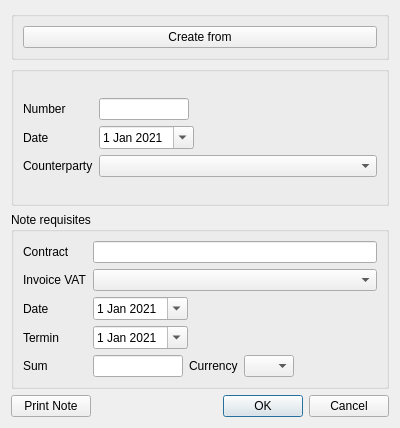
<?xml version="1.0" encoding="UTF-8"?>
<ui version="4.0">
 <class>TheNoteForm</class>
 <widget class="QWidget" name="TheNoteForm">
  <property name="geometry">
   <rect>
    <x>0</x>
    <y>0</y>
    <width>400</width>
    <height>428</height>
   </rect>
  </property>
  <property name="minimumSize">
   <size>
    <width>400</width>
    <height>0</height>
   </size>
  </property>
  <property name="windowTitle">
   <string>Nota</string>
  </property>
  <layout class="QGridLayout" name="gridLayout_2">
   <item row="0" column="0">
    <layout class="QVBoxLayout" name="verticalLayout">
     <item>
      <widget class="QGroupBox" name="groupBox">
       <property name="sizePolicy">
        <sizepolicy hsizetype="Preferred" vsizetype="Maximum">
         <horstretch>0</horstretch>
         <verstretch>0</verstretch>
        </sizepolicy>
       </property>
       <property name="title">
        <string/>
       </property>
       <layout class="QGridLayout" name="gridLayout_3">
        <item row="0" column="0">
         <widget class="QPushButton" name="pushButton">
          <property name="text">
           <string>Create from</string>
          </property>
         </widget>
        </item>
       </layout>
      </widget>
     </item>
     <item>
      <widget class="QGroupBox" name="groupBox_3">
       <property name="title">
        <string/>
       </property>
       <layout class="QGridLayout" name="gridLayout_6">
        <item row="0" column="0">
         <layout class="QGridLayout" name="gridLayout">
          <item row="1" column="1">
           <widget class="QLineEdit" name="lineEditID">
            <property name="maximumSize">
             <size>
              <width>90</width>
              <height>16777215</height>
             </size>
            </property>
           </widget>
          </item>
          <item row="3" column="0">
           <widget class="QLabel" name="label_3">
            <property name="text">
             <string>Counterparty</string>
            </property>
           </widget>
          </item>
          <item row="1" column="0">
           <widget class="QLabel" name="label">
            <property name="text">
             <string>Number</string>
            </property>
           </widget>
          </item>
          <item row="2" column="0">
           <widget class="QLabel" name="label_2">
            <property name="text">
             <string>Date</string>
            </property>
           </widget>
          </item>
          <item row="3" column="1">
           <widget class="QComboBox" name="comboBoxContactor"/>
          </item>
          <item row="2" column="1">
           <layout class="QHBoxLayout" name="horizontalLayout_5">
            <item>
             <widget class="QDateEdit" name="dateEditDate">
              <property name="minimumSize">
               <size>
                <width>90</width>
                <height>0</height>
               </size>
              </property>
              <property name="calendarPopup">
               <bool>true</bool>
              </property>
              <property name="date">
               <date>
                <year>2021</year>
                <month>1</month>
                <day>1</day>
               </date>
              </property>
             </widget>
            </item>
            <item>
             <spacer name="horizontalSpacer_3">
              <property name="orientation">
               <enum>Qt::Horizontal</enum>
              </property>
              <property name="sizeHint" stdset="0">
               <size>
                <width>40</width>
                <height>20</height>
               </size>
              </property>
             </spacer>
            </item>
           </layout>
          </item>
         </layout>
        </item>
       </layout>
      </widget>
     </item>
     <item>
      <widget class="QGroupBox" name="groupBox_2">
       <property name="title">
        <string>Note requisites</string>
       </property>
       <layout class="QGridLayout" name="gridLayout_5">
        <item row="0" column="0">
         <layout class="QGridLayout" name="gridLayout_4">
          <item row="2" column="0">
           <widget class="QLabel" name="label_6">
            <property name="text">
             <string>Date</string>
            </property>
           </widget>
          </item>
          <item row="0" column="0">
           <widget class="QLabel" name="label_4">
            <property name="text">
             <string>Contract</string>
            </property>
           </widget>
          </item>
          <item row="1" column="1">
           <widget class="QComboBox" name="comboBoxInvoiceVat"/>
          </item>
          <item row="0" column="1">
           <widget class="QLineEdit" name="lineEditContract"/>
          </item>
          <item row="3" column="0">
           <widget class="QLabel" name="label_7">
            <property name="text">
             <string>Termin</string>
            </property>
           </widget>
          </item>
          <item row="1" column="0">
           <widget class="QLabel" name="label_5">
            <property name="text">
             <string>Invoice VAT</string>
            </property>
           </widget>
          </item>
          <item row="4" column="0">
           <widget class="QLabel" name="label_8">
            <property name="text">
             <string>Sum</string>
            </property>
           </widget>
          </item>
          <item row="4" column="1">
           <layout class="QHBoxLayout" name="horizontalLayout_2">
            <item>
             <widget class="QLineEdit" name="lineEditSum">
              <property name="maximumSize">
               <size>
                <width>90</width>
                <height>16777215</height>
               </size>
              </property>
             </widget>
            </item>
            <item>
             <widget class="QLabel" name="label_9">
              <property name="text">
               <string>Currency</string>
              </property>
             </widget>
            </item>
            <item>
             <widget class="QComboBox" name="comboBoxCurrency">
              <property name="maximumSize">
               <size>
                <width>50</width>
                <height>16777215</height>
               </size>
              </property>
             </widget>
            </item>
            <item>
             <spacer name="horizontalSpacer_4">
              <property name="orientation">
               <enum>Qt::Horizontal</enum>
              </property>
              <property name="sizeHint" stdset="0">
               <size>
                <width>40</width>
                <height>20</height>
               </size>
              </property>
             </spacer>
            </item>
           </layout>
          </item>
          <item row="2" column="1">
           <layout class="QHBoxLayout" name="horizontalLayout">
            <item>
             <widget class="QDateEdit" name="dateEditDateRequisites">
              <property name="minimumSize">
               <size>
                <width>90</width>
                <height>0</height>
               </size>
              </property>
              <property name="calendarPopup">
               <bool>true</bool>
              </property>
              <property name="date">
               <date>
                <year>2021</year>
                <month>1</month>
                <day>1</day>
               </date>
              </property>
             </widget>
            </item>
            <item>
             <spacer name="horizontalSpacer">
              <property name="orientation">
               <enum>Qt::Horizontal</enum>
              </property>
              <property name="sizeHint" stdset="0">
               <size>
                <width>40</width>
                <height>20</height>
               </size>
              </property>
             </spacer>
            </item>
           </layout>
          </item>
          <item row="3" column="1">
           <layout class="QHBoxLayout" name="horizontalLayout_4">
            <item>
             <widget class="QDateEdit" name="dateEditTermin">
              <property name="minimumSize">
               <size>
                <width>90</width>
                <height>0</height>
               </size>
              </property>
              <property name="calendarPopup">
               <bool>true</bool>
              </property>
              <property name="date">
               <date>
                <year>2021</year>
                <month>1</month>
                <day>1</day>
               </date>
              </property>
             </widget>
            </item>
            <item>
             <spacer name="horizontalSpacer_2">
              <property name="orientation">
               <enum>Qt::Horizontal</enum>
              </property>
              <property name="sizeHint" stdset="0">
               <size>
                <width>40</width>
                <height>20</height>
               </size>
              </property>
             </spacer>
            </item>
           </layout>
          </item>
         </layout>
        </item>
       </layout>
      </widget>
     </item>
     <item>
      <layout class="QHBoxLayout" name="horizontalLayout_3">
       <item>
        <widget class="QPushButton" name="pushButtonPrintNote">
         <property name="text">
          <string>Print Note</string>
         </property>
        </widget>
       </item>
       <item>
        <widget class="QDialogButtonBox" name="buttonBoxNote">
         <property name="standardButtons">
          <set>QDialogButtonBox::Cancel|QDialogButtonBox::Ok</set>
         </property>
        </widget>
       </item>
      </layout>
     </item>
    </layout>
   </item>
  </layout>
 </widget>
 <resources/>
 <connections/>
</ui>
